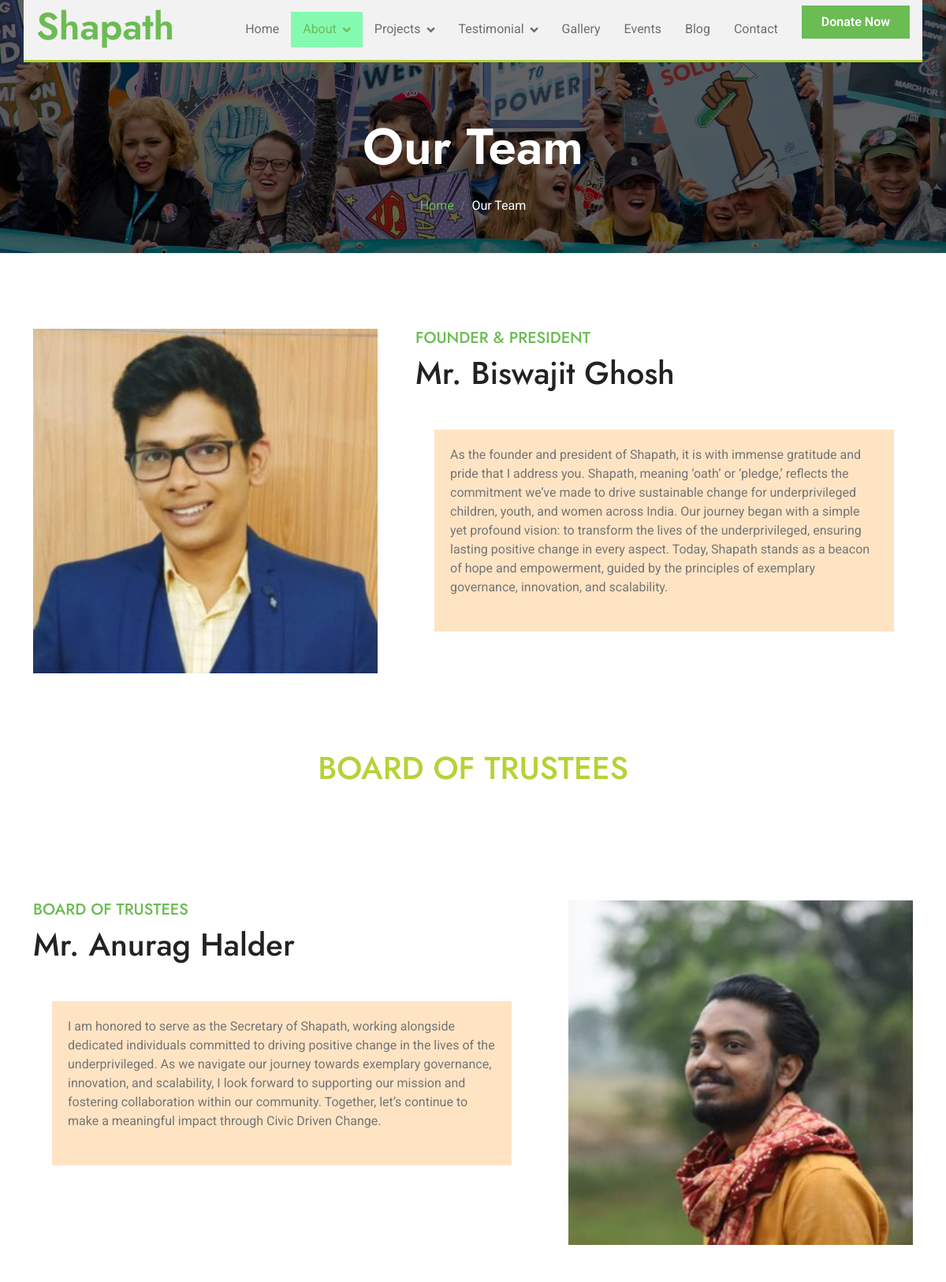
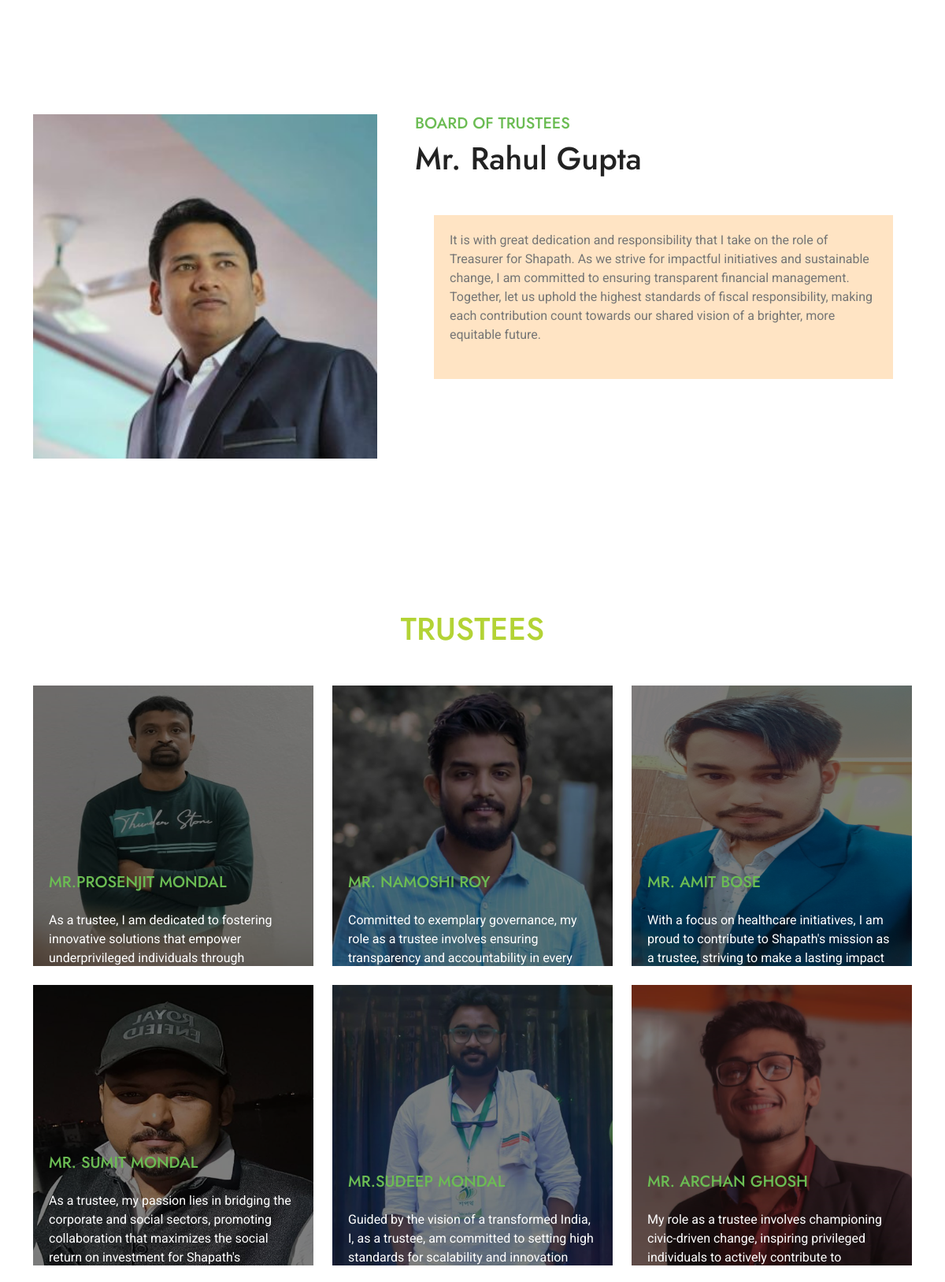
/index.php/web/about/our_team (upper part), run on the app's committed database (2 pictures, top to bottom).
### tables this page shows
CREATE TABLE `our_team` (
  `id` int(11) NOT NULL,
  `uid` varchar(255) NOT NULL,
  `name` varchar(255) NOT NULL,
  `about_member` longtext NOT NULL,
  `img` varchar(255) NOT NULL,
  `type` varchar(255) NOT NULL,
  `created_at` datetime NOT NULL DEFAULT current_timestamp(),
  `updated_at` datetime NOT NULL DEFAULT current_timestamp()
);

### application/controllers/Common.php (called while the page is built, shortened)
<?php
class Common extends CI_Controller
{
	public function init_model($model)
	{
		$this->load->model($model);
	}
	public function load_page($page, $data)
	{
		$this->load->view($page, $data['data_page']);
	}
	private function load_headers($data)
	{
		$projects['projects'] = $this->Pages_model->get_all_projects();
		$this->load->view('/' . $data['site'] . '/inc/header_link.php', $data);
		$this->load->view('/' . $data['site'] . '/inc/header.php', $projects, $data);
	}
	private function load_footers($data)
	{
		$this->load->view('/' . $data['site'] . '/inc/footer.php');
		$this->load->view('/' . $data['site'] . '/inc/footer_link.php', $data);
	}
}
?>

### application/controllers/web/About.php (called while the page is built, shortened)
<?php
class About extends Load
{
    public function our_team()
    {
        $data = PAGE_DATA_WEB;
        $data['data_header']['about'] = true;
        $data['data_page']['our_team_board_of_trustees'] = $this->Pages_model->get_all_our_team_board_of_trustees();
        $data['data_page']['our_team_trustees'] = $this->Pages_model->get_all_our_team__trustees();
        $this->load_page('web/our_team.php', $data);
    }
}
?>

### index.php (called while the page is built, shortened)
<?php
require_once BASEPATH.'core/CodeIgniter.php';

### application/models/Pages_model.php (called while the page is built, shortened)
<?php
class Pages_model extends Admin_model
{
    public function get_all_our_team_board_of_trustees()
    {
        $our_team = $this->db
            ->select('*')
            ->from(TABLE_OUR_TEAM)
            ->where('type', 'board_of_trustees')
            ->get();
        $our_team = $our_team->result_array();
        return !empty($our_team) ? $our_team : [];
    }
    public function get_all_our_team__trustees()
    {
        $our_team = $this->db
            ->select('*')
            ->from(TABLE_OUR_TEAM)
            ->where('type', 'trustees')
            ->get();
        $our_team = $our_team->result_array();
        return !empty($our_team) ? $our_team : [];
    }
}

### application/views/web/our_team.php (the view, shortened to what this page needs)
<div class="container-fluid bg-breadcrumb">
    <div class="container text-center py-5" style="max-width: 900px;">
        <h3 class="text-white display-3 mb-4">Our Team</h1>
            <ol class="breadcrumb justify-content-center mb-0">
                <li class="breadcrumb-item"><a href="index.php">Home</a></li>
                <li class="breadcrumb-item active text-white">Our Team</li>
            </ol>
    </div>
</div>
<div class="container-fluid about  py-5">
    <div class="container py-5">
        <div class="row g-5">
            <div class="col-xl-5">
                <div class="h-100">
                    <img src="assets/img/founder.jpeg" class="img-fluid w-100 h-100" alt="Image">
                </div>
            </div>
            <div class="col-xl-7">
                <h5 class="text-uppercase text-primary">Founder & President</h5>
                <h1 class="mb-4">Mr. Biswajit Ghosh</h1>
                <div class="tab-class bg-secondary p-4">
                    <div class="tab-content">
                        <div id="tab-1" class="tab-pane fade show p-0 active">
                            <div class="row">
                                <div class="col-12">
                                    <div class="d-flex">
                                        <div class="text-start my-auto">
                                            <p class="mb-4">As the founder and president of Shapath, it is with immense
                                                gratitude and pride that I address you. Shapath, meaning ‘oath’ or
                                                ‘pledge,’ reflects the commitment we’ve made to drive sustainable change
                                                for underprivileged children, youth, and women across India.
                                                Our journey began with a simple yet profound vision: to transform the
                                                lives of the underprivileged, ensuring lasting positive change in every
                                                aspect. Today, Shapath stands as a beacon of hope and empowerment,
                                                guided by the principles of exemplary governance, innovation, and
                                                scalability.</p>
                                        </div>
                                    </div>
                                </div>
                            </div>
                        </div>
                    </div>
                </div>
            </div>
        </div>
    </div>
</div>
<div class="text-center mx-auto pb-5" style="max-width: 800px;">
    <h1 class="mb-0" style="color: #b3d335;">BOARD OF TRUSTEES</h1>
</div>
<?php
$flag =1;
foreach($our_team_board_of_trustees as $b_o_t){
    if($flag){?>
<div class="container-fluid about  py-5">
    <div class="container py-5">
        <div class="row g-5">
            <div class="col-xl-7">
                <h5 class="text-uppercase text-primary">BOARD OF TRUSTEES</h5>
                <h1 class="mb-4"><?php echo $b_o_t['name']?></h1>
                <div class="tab-class bg-secondary p-4">
                    <div class="tab-content">
                        <div id="tab-1" class="tab-pane fade show p-0 active">
                            <div class="row">
                                <div class="col-12">
                                    <div class="d-flex">
                                        <div class="text-start my-auto">
                                            <p class="mb-4"><?php echo $b_o_t['about_member']?></p>
                                        </div>
                                    </div>
                                </div>
                            </div>
                        </div>
                    </div>
                </div>
            </div>
            <div class="col-xl-5">
                <div class="h-100">
                    <img src="<?php echo base_url($b_o_t['img'])?>" class="img-fluid w-100 h-100" alt="Image">
                </div>
            </div>
        </div>
    </div>
</div>
<?php $flag = 0;}else{?>
    <div class="container-fluid about  py-5">
    <div class="container py-5">
        <div class="row g-5">
            <div class="col-xl-5">
                <div class="h-100">
                    <img src="<?php echo base_url($b_o_t['img'])?>" class="img-fluid w-100 h-100" alt="Image">
                </div>
            </div>
            <div class="col-xl-7">
                <h5 class="text-uppercase text-primary">BOARD OF TRUSTEES</h5>
                <h1 class="mb-4"><?php echo $b_o_t['name']?></h1>
                <div class="tab-class bg-secondary p-4">
                    <div class="tab-content">
                        <div id="tab-1" class="tab-pane fade show p-0 active">
                            <div class="row">
                                <div class="col-12">
                                    <div class="d-flex">
                                        <div class="text-start my-auto">
                                            <p class="mb-4"><?php echo $b_o_t['about_member']?></p>
                                        </div>
                                    </div>
                                </div>
                            </div>
                        </div>
                    </div>
                </div>
            </div>
        </div>
    </div>
</div>
<?php $flag = 1; }}?>
<div class="container-fluid donation py-5">
    <div class="container py-5">
        <div class="text-center mx-auto pb-5" style="max-width: 800px;">
            <h1 class="mb-0" style="color: #b3d335;">TRUSTEES</h1>
        </div>
        <div class="row g-4">
            <?php foreach($our_team_trustees as $o_t_t){?>
            <div class="col-lg-4">
                <div class="donation-item">
                    <img src="<?php echo base_url($o_t_t['img'])?>" class="img-fluid w-100" alt="Image">
                    <div class="donation-content d-flex flex-column">
                        <h5 class="text-uppercase text-primary mb-4"><?php echo $o_t_t['name']?></h5>
                        <p class="text-white mb-4"><?php echo $o_t_t['about_member']?></p>
                    </div>
                </div>
            </div>
            <?php }?>
        </div>
    </div>
</div>

### assets/css/style.css (style rules this page uses)
.tab-content { background-color: bisque; padding: 20px; }
.bg-breadcrumb { background: linear-gradient(rgba(0, 0, 0, 0.6), rgba(0, 0, 0, 0.6)), url(../img/breadcrumb-bg.jpg); background-position: center center; background-repeat: no-repeat; background-size: cover; padding: 100px 0 0 0; }
.donation .donation-item { position: relative; overflow: hidden; z-index: 1; }
.donation .donation-item::after { width: 100%; height: 100%; position: absolute; content: ""; top: 0; left: 0; display: flex; background: rgba(0, 0, 0, 0.5); z-index: 2; }
.donation .donation-item .donation-content { position: absolute; width: 100%; height: 100%; padding: 20px; justify-content: end; bottom: -70px; left: 0; transition: 0.5s; z-index: 3; }

### data on the page
our_team: name "Mr. Anurag Halder", about_member "I am honored to serve as the Secretary of Shapath, working alongside dedicated individuals committed to driving positive change in the lives of the underprivileged. As we navigate our journey towards exemplary governance, innovation, and scalability, I look forward to supporting our mission and fostering collaboration within our community. Together, let’s continue to make a meaningful impact through Civic Driven Change.", img (picture)
our_team: img (picture), name "Mr. Rahul Gupta", about_member "It is with great dedication and responsibility that I take on the role of Treasurer for Shapath. As we strive for impactful initiatives and sustainable change, I am committed to ensuring transparent financial management. Together, let us uphold the highest standards of fiscal responsibility, making each contribution count towards our shared vision of a brighter, more equitable future."
our_team: img (picture), name "MR.PROSENJIT MONDAL", about_member "As a trustee, I am dedicated to fostering innovative solutions that empower underprivileged individuals through…"
our_team: img (picture), name "MR. NAMOSHI ROY", about_member "Committed to exemplary governance, my role as a trustee involves ensuring transparency and accountability in every…"
our_team: img (picture), name "MR. AMIT BOSE", about_member "With a focus on healthcare initiatives, I am proud to contribute to Shapath's mission as a trustee, striving to make a lasting impact…"
our_team: img (picture), name "MR. SUMIT MONDAL", about_member "As a trustee, my passion lies in bridging the corporate and social sectors, promoting collaboration that maximizes the social return on investment for Shapath's…"
our_team: img (picture), name "MR.SUDEEP MONDAL", about_member "Guided by the vision of a transformed India, I, as a trustee, am committed to setting high standards for scalability and innovation…"
our_team: img (picture), name "MR. ARCHAN GHOSH", about_member "My role as a trustee involves championing civic-driven change, inspiring privileged individuals to actively contribute to…"
